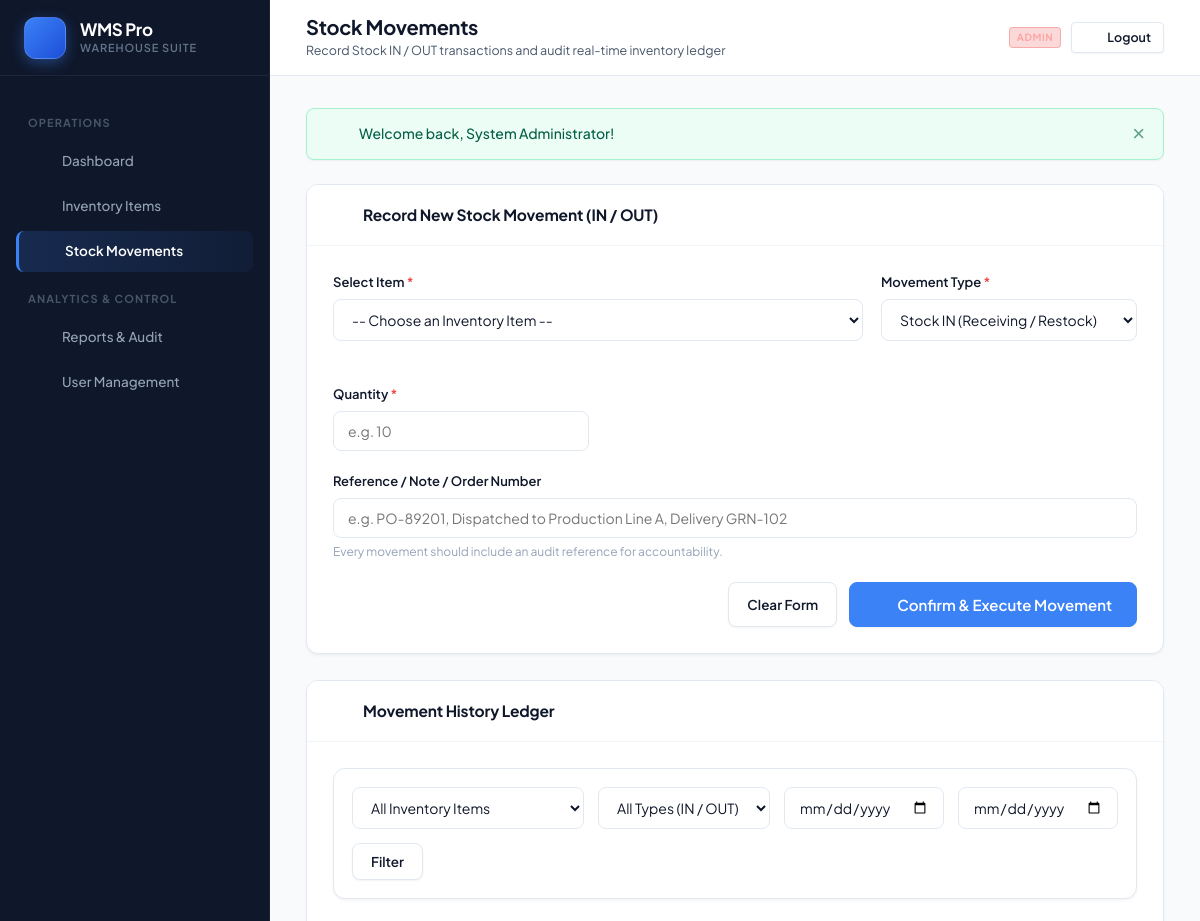
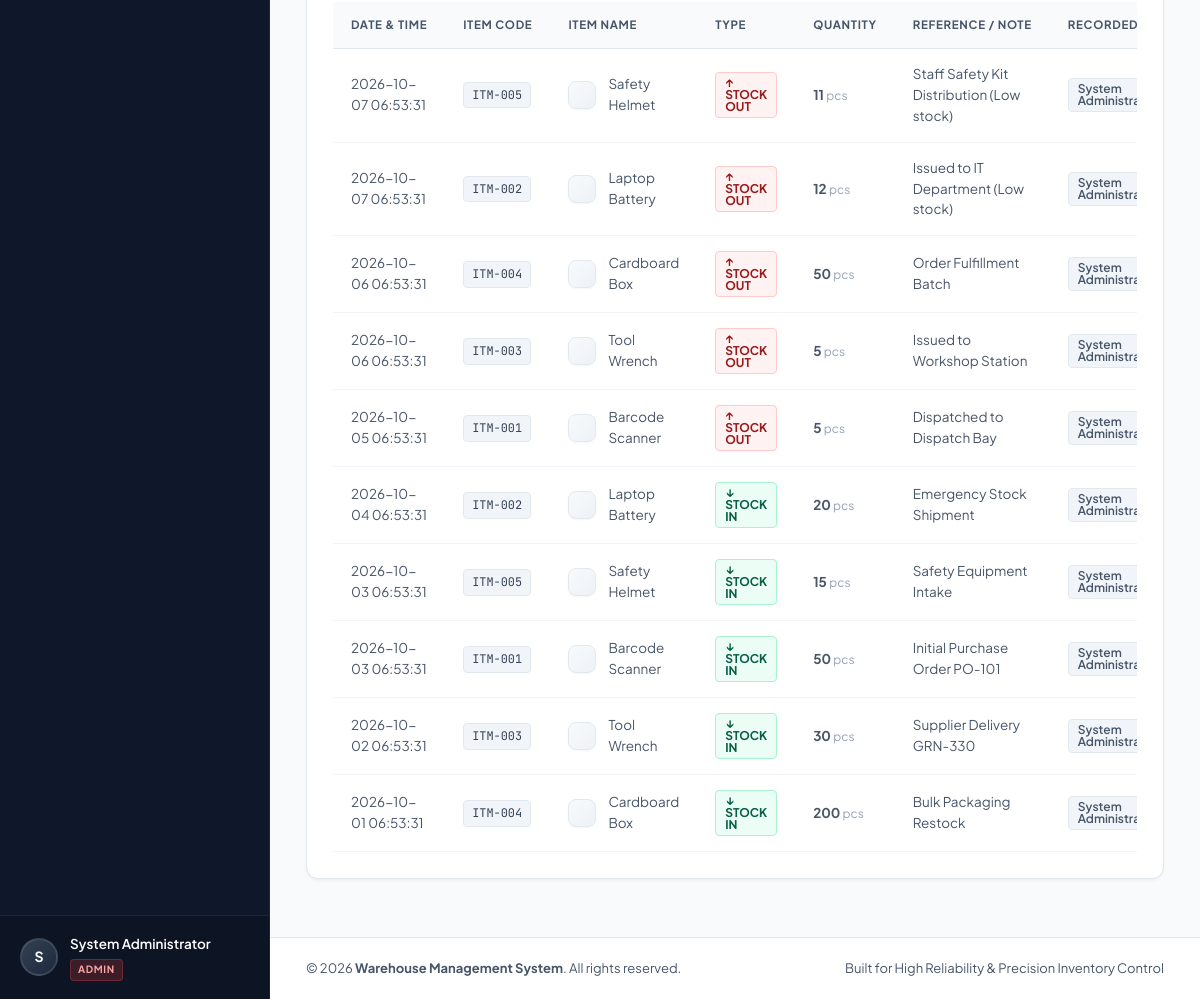
Page /admin/movements.php (signed in) on the committed database (2 pictures, top to bottom).
### tables this page shows
CREATE TABLE IF NOT EXISTS `stock_movements` (
    `id` INT AUTO_INCREMENT PRIMARY KEY,
    `item_id` INT NOT NULL,
    `movement_type` ENUM('IN', 'OUT') NOT NULL,
    `quantity` INT NOT NULL,
    `movement_date` DATETIME NOT NULL DEFAULT CURRENT_TIMESTAMP,
    `reference_note` VARCHAR(255) NULL,
    `created_by` INT NOT NULL,
    `created_at` DATETIME NOT NULL DEFAULT CURRENT_TIMESTAMP,
    CONSTRAINT `fk_movements_item` FOREIGN KEY (`item_id`) REFERENCES `items` (`id`) ON DELETE RESTRICT,
    CONSTRAINT `fk_movements_user` FOREIGN KEY (`created_by`) REFERENCES `users` (`id`) ON DELETE RESTRICT,
    INDEX `idx_movement_date` (`movement_date`),
    INDEX `idx_item_movement` (`item_id`, `movement_date`),
    INDEX `idx_movement_type` (`movement_type`)
);

CREATE TABLE IF NOT EXISTS `items` (
    `id` INT AUTO_INCREMENT PRIMARY KEY,
    `item_code` VARCHAR(50) NOT NULL UNIQUE,
    `item_name` VARCHAR(150) NOT NULL,
    `category` VARCHAR(100) NOT NULL,
    `location` VARCHAR(100) NOT NULL,
    `quantity` INT NOT NULL DEFAULT 0,
    `unit` VARCHAR(30) NOT NULL DEFAULT 'pcs',
    `reorder_level` INT NOT NULL DEFAULT 10,
    `icon` VARCHAR(50) NOT NULL DEFAULT 'box',
    `created_at` DATETIME NOT NULL DEFAULT CURRENT_TIMESTAMP,
    `updated_at` DATETIME NOT NULL DEFAULT CURRENT_TIMESTAMP ON UPDATE CURRENT_TIMESTAMP,
    INDEX `idx_item_code` (`item_code`),
    INDEX `idx_category` (`category`),
    INDEX `idx_location` (`location`)
);

CREATE TABLE IF NOT EXISTS `users` (
    `id` INT AUTO_INCREMENT PRIMARY KEY,
    `full_name` VARCHAR(100) NOT NULL,
    `username` VARCHAR(50) NOT NULL UNIQUE,
    `password_hash` VARCHAR(255) NOT NULL,
    `role` ENUM('admin', 'user') NOT NULL DEFAULT 'user',
    `is_active` TINYINT(1) NOT NULL DEFAULT 1,
    `created_at` DATETIME NOT NULL DEFAULT CURRENT_TIMESTAMP,
    `updated_at` DATETIME NOT NULL DEFAULT CURRENT_TIMESTAMP ON UPDATE CURRENT_TIMESTAMP,
    INDEX `idx_username` (`username`),
    INDEX `idx_role` (`role`)
);

### admin/movements.php (the view, shortened to what this page needs)
<?php
$db = get_db_connection();
$filterStartDate = trim($_GET['start_date'] ?? '');
$filterEndDate   = trim($_GET['end_date'] ?? '');
$quickInId = (int)($_GET['quick_in'] ?? 0);
$historySql = "SELECT m.*, i.item_code, i.item_name, i.unit, i.icon, u.full_name AS operator_name
               FROM stock_movements m
               JOIN items i ON m.item_id = i.id
               JOIN users u ON m.created_by = u.id
               WHERE 1=1";
$params = [];
$historySql .= " ORDER BY m.movement_date DESC, m.id DESC LIMIT 200";
$stmt = $db->prepare($historySql);
$stmt->execute($params);
$movements = $stmt->fetchAll();
require_once __DIR__ . '/../includes/header.php';
?>
<div class="card">
    <div class="card-header">
        <div class="card-title">
            <?php echo render_icon('movements', 'icon'); ?>
            <span>Record New Stock Movement (IN / OUT)</span>
        </div>
    </div>
    <div class="card-body">
        <form method="POST" action="<?php echo e(url('admin/movements.php')); ?>" id="movementForm">
            <div class="form-grid">
                <div class="form-group" style="grid-column: span 2;">
                    <label class="form-label" for="move_item_id">Select Item <span class="required">*</span></label>
                    <select name="item_id" id="move_item_id" class="form-control" required onchange="updateItemStockNotice(this)">
                        <option value="">-- Choose an Inventory Item --</option>
                    </select>
                </div>
                <div class="form-group">
                    <label class="form-label" for="movement_type">Movement Type <span class="required">*</span></label>
                    <select name="movement_type" id="movement_type" class="form-control" required>
                        <option value="IN" <?php echo ($quickInId > 0) ? 'selected' : ''; ?>>Stock IN (Receiving / Restock)</option>
                    </select>
                </div>
                <div class="form-group">
                    <label class="form-label" for="quantity">Quantity <span class="required">*</span></label>
                    <input type="number" name="quantity" id="quantity" class="form-control" min="1" placeholder="e.g. 10" required>
                </div>
            </div>
            <div class="form-group">
                <label class="form-label" for="reference_note">Reference / Note / Order Number</label>
                <input type="text" name="reference_note" id="reference_note" class="form-control" placeholder="e.g. PO-89201, Dispatched to Production Line A, Delivery GRN-102">
                <div class="form-text">Every movement should include an audit reference for accountability.</div>
            </div>
            <div style="display: flex; justify-content: flex-end; gap: 12px; margin-top: 20px;">
                <button type="reset" class="btn btn-outline">Clear Form</button>
                <button type="submit" class="btn btn-primary btn-lg">
                    <?php echo render_icon('check', 'icon'); ?>
                    <span>Confirm & Execute Movement</span>
                </button>
            </div>
        </form>
    </div>
</div>
<div class="card">
    <div class="card-header">
        <div class="card-title">
            <?php echo render_icon('reports', 'icon'); ?>
            <span>Movement History Ledger</span>
        </div>
    </div>
    <div class="card-body">
        <form method="GET" action="<?php echo e(url('admin/movements.php')); ?>" class="filter-bar" style="margin-bottom: 24px;">
            <div style="flex: 1; min-width: 200px;">
                <select name="item_id" class="form-control">
                    <option value="">All Inventory Items</option>
                </select>
            </div>
            <div style="min-width: 140px;">
                <select name="movement_type" class="form-control">
                    <option value="">All Types (IN / OUT)</option>
                </select>
            </div>
            <div style="min-width: 140px;">
                <input type="date" name="start_date" class="form-control" value="<?php echo e($filterStartDate); ?>" title="Start Date">
            </div>
            <div style="min-width: 140px;">
                <input type="date" name="end_date" class="form-control" value="<?php echo e($filterEndDate); ?>" title="End Date">
            </div>
            <button type="submit" class="btn btn-outline">Filter</button>
        </form>
        <?php if (empty($movements)): ?>
            <div style="padding: 40px; text-align: center; color: var(--text-secondary);">
                <div style="font-size: 32px; margin-bottom: 8px;">📋</div>
                <strong>No movement records found matching your filters.</strong>
            </div>
        <?php else: ?>
            <div class="table-responsive">
                <table class="data-table">
                    <thead>
                        <tr>
                            <th>Date & Time</th>
                            <th>Item Code</th>
                            <th>Item Name</th>
                            <th>Type</th>
                            <th>Quantity</th>
                            <th>Reference / Note</th>
                            <th>Recorded By</th>
                        </tr>
                    </thead>
                    <tbody>
                        <?php foreach ($movements as $m): ?>
                            <tr>
                                <td><?php echo date('Y-m-d H:i:s', strtotime($m['movement_date'])); ?></td>
                                <td><code><?php echo e($m['item_code']); ?></code></td>
                                <td>
                                    <div class="item-title-cell">
                                        <div class="item-badge-icon" style="width: 28px; height: 28px;">
                                            <?php echo render_icon($m['icon'] ?? 'box', 'icon'); ?>
                                        </div>
                                        <span><?php echo e($m['item_name']); ?></span>
                                    </div>
                                </td>
                                <td>
                                    <span class="badge badge-<?php echo strtolower($m['movement_type']); ?>">
                                        <?php echo $m['movement_type'] === 'IN' ? '↓ STOCK IN' : '↑ STOCK OUT'; ?>
                                    </span>
                                </td>
                                <td>
                                    <strong><?php echo number_format((int)$m['quantity']); ?></strong>
                                    <span style="font-size: 12px; color: var(--text-muted);"><?php echo e($m['unit']); ?></span>
                                </td>
                                <td><?php echo e($m['reference_note'] ?? '—'); ?></td>
                                <td>
                                    <span class="badge badge-secondary"><?php echo e($m['operator_name']); ?></span>
                                </td>
                            </tr>
                        <?php endforeach; ?>
                    </tbody>
                </table>
            </div>
        <?php endif; ?>
    </div>
</div>
<?php require_once __DIR__ . '/../includes/footer.php'; ?>

### includes/functions.php (shortened to what this page needs)
<?php
function e(?string $value): string
{
    return htmlspecialchars((string)($value ?? ''), ENT_QUOTES, 'UTF-8');
}
function url(string $path = ''): string
{
    $cleanPath = ltrim($path, '/');
    return (BASE_PATH === '' ? '' : BASE_PATH) . '/' . $cleanPath;
}
function get_flash(): ?array
{
    if (!empty($_SESSION['flash_message'])) {
        $msg = $_SESSION['flash_message'];
        return $msg;
    }
    return null;
}
function render_flash(): string
{
    $flash = get_flash();
    $type = e($flash['type']);
    $msg  = e($flash['message']);
    $icon = match($flash['type']) {
        'success' => render_icon('check', 'flash-icon'),
        'warning' => render_icon('alert', 'flash-icon'),
        'danger'  => render_icon('alert', 'flash-icon'),
        default   => render_icon('info', 'flash-icon')
    };
    return '<div class="alert alert-' . $type . '" id="flashAlert" role="alert">' .
           $icon .
           '<div class="alert-content">' . $msg . '</div>' .
           '<button type="button" class="alert-close" onclick="this.parentElement.remove()" aria-label="Close">&times;</button>' .
           '</div>';
}
function render_icon(string $name, string $class = 'icon'): string
{
    $path = $icons[$name] ?? $icons['box'];
    return sprintf(
        '<svg class="%s icon-%s" viewBox="0 0 24 24" width="20" height="20" fill="none" stroke="currentColor" stroke-width="2" stroke-linecap="round" stroke-linejoin="round" aria-hidden="true">%s</svg>',
        e($class),
        e($name),
        $path
    );
}

### rows in the picture
stock_movements: movement_date "2026-10-07 06:53:31", item.item_code "ITM-005", item.item_name "Safety Helmet", movement_type "↑ STOCK OUT", quantity "11", item.unit "pcs", reference_note "Staff Safety Kit Distribution (Low stock)", created_by.full_name "System…"
stock_movements: movement_date "2026-10-07 06:53:31", item.item_code "ITM-002", item.item_name "Laptop Battery", movement_type "↑ STOCK OUT", quantity "12", item.unit "pcs", reference_note "Issued to IT Department (Low stock)", created_by.full_name "System…"
stock_movements: movement_date "2026-10-06 06:53:31", item.item_code "ITM-004", item.item_name "Cardboard Box", movement_type "↑ STOCK OUT", quantity "50", item.unit "pcs", reference_note "Order Fulfillment Batch", created_by.full_name "System…"
stock_movements: movement_date "2026-10-06 06:53:31", item.item_code "ITM-003", item.item_name "Tool Wrench", movement_type "↑ STOCK OUT", quantity "5", item.unit "pcs", reference_note "Issued to Workshop Station", created_by.full_name "System…"
stock_movements: movement_date "2026-10-05 06:53:31", item.item_code "ITM-001", item.item_name "Barcode Scanner", movement_type "↑ STOCK OUT", quantity "5", item.unit "pcs", reference_note "Dispatched to Dispatch Bay", created_by.full_name "System…"
stock_movements: movement_date "2026-10-04 06:53:31", item.item_code "ITM-002", item.item_name "Laptop Battery", movement_type "↓ STOCK IN", quantity "20", item.unit "pcs", reference_note "Emergency Stock Shipment", created_by.full_name "System…"
stock_movements: movement_date "2026-10-03 06:53:31", item.item_code "ITM-005", item.item_name "Safety Helmet", movement_type "↓ STOCK IN", quantity "15", item.unit "pcs", reference_note "Safety Equipment Intake", created_by.full_name "System…"
stock_movements: movement_date "2026-10-03 06:53:31", item.item_code "ITM-001", item.item_name "Barcode Scanner", movement_type "↓ STOCK IN", quantity "50", item.unit "pcs", reference_note "Initial Purchase Order PO-101", created_by.full_name "System…"
stock_movements: movement_date "2026-10-02 06:53:31", item.item_code "ITM-003", item.item_name "Tool Wrench", movement_type "↓ STOCK IN", quantity "30", item.unit "pcs", reference_note "Supplier Delivery GRN-330", created_by.full_name "System…"
stock_movements: movement_date "2026-10-01 06:53:31", item.item_code "ITM-004", item.item_name "Cardboard Box", movement_type "↓ STOCK IN", quantity "200", item.unit "pcs", reference_note "Bulk Packaging Restock", created_by.full_name "System…"

### other values in the picture
substr($user['full_name'] ?? 'U', 0, 1) "S"
$user['full_name'] "System Administrator"
$user['role'] "ADMIN"
$pageTitle "Stock Movements"
$pageSubtitle "Record Stock IN / OUT transactions and audit real-time inventory ledger"
$msg "Welcome back, System Administrator!"
APP_NAME "Warehouse Management System"
